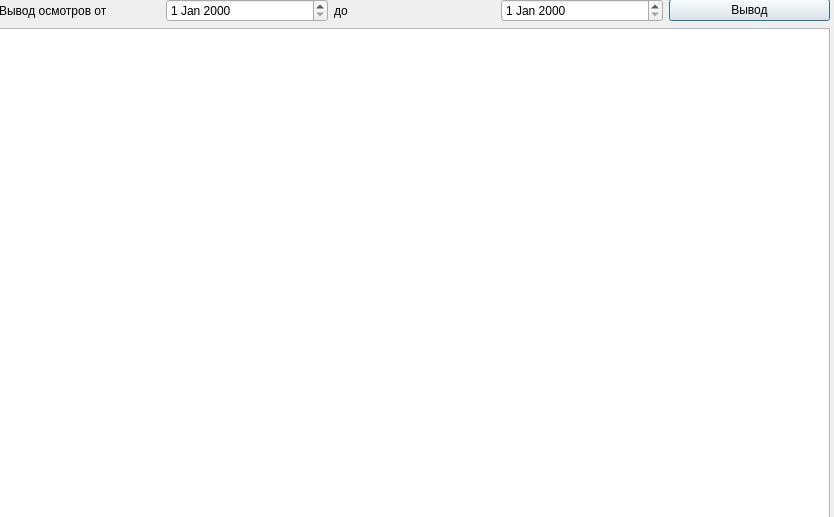
<?xml version="1.0" encoding="UTF-8"?>
<ui version="4.0">
 <class>Dialog</class>
 <widget class="QDialog" name="Dialog">
  <property name="geometry">
   <rect>
    <x>0</x>
    <y>0</y>
    <width>834</width>
    <height>517</height>
   </rect>
  </property>
  <property name="windowTitle">
   <string>Осмотры</string>
  </property>
  <widget class="QWidget" name="verticalLayoutWidget">
   <property name="geometry">
    <rect>
     <x>-1</x>
     <y>-1</y>
     <width>831</width>
     <height>521</height>
    </rect>
   </property>
   <layout class="QVBoxLayout" name="verticalLayout">
    <item>
     <layout class="QVBoxLayout" name="verticalLayout_2">
      <item>
       <layout class="QVBoxLayout" name="verticalLayout_3">
        <item>
         <layout class="QHBoxLayout" name="horizontalLayout">
          <item>
           <widget class="QLabel" name="label">
            <property name="text">
             <string>Вывод осмотров от</string>
            </property>
           </widget>
          </item>
          <item>
           <widget class="QDateEdit" name="dateEdit"/>
          </item>
          <item>
           <widget class="QLabel" name="label_2">
            <property name="text">
             <string>до</string>
            </property>
           </widget>
          </item>
          <item>
           <widget class="QDateEdit" name="dateEdit_2"/>
          </item>
          <item>
           <widget class="QPushButton" name="pushButton">
            <property name="text">
             <string>Вывод</string>
            </property>
           </widget>
          </item>
         </layout>
        </item>
       </layout>
      </item>
      <item>
       <widget class="QTableWidget" name="tableWidget"/>
      </item>
     </layout>
    </item>
   </layout>
  </widget>
 </widget>
 <resources/>
 <connections/>
</ui>
